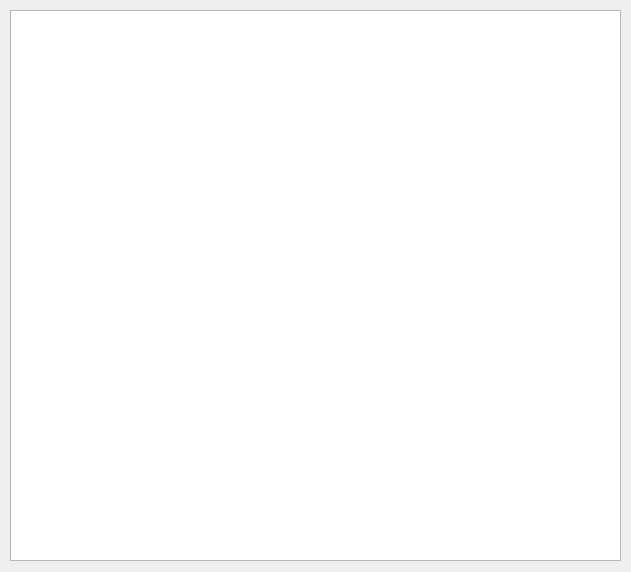
<?xml version="1.0" encoding="UTF-8"?>
<ui version="4.0">
 <class>Graph</class>
 <widget class="QWidget" name="Graph">
  <property name="geometry">
   <rect>
    <x>0</x>
    <y>0</y>
    <width>631</width>
    <height>572</height>
   </rect>
  </property>
  <property name="sizePolicy">
   <sizepolicy hsizetype="Ignored" vsizetype="Ignored">
    <horstretch>0</horstretch>
    <verstretch>0</verstretch>
   </sizepolicy>
  </property>
  <property name="maximumSize">
   <size>
    <width>650</width>
    <height>650</height>
   </size>
  </property>
  <property name="windowTitle">
   <string>Form</string>
  </property>
  <widget class="QCustomPlot" name="graphicsView">
   <property name="geometry">
    <rect>
     <x>10</x>
     <y>10</y>
     <width>611</width>
     <height>551</height>
    </rect>
   </property>
  </widget>
 </widget>
 <customwidgets>
  <customwidget>
   <class>QCustomPlot</class>
   <extends>QGraphicsView</extends>
   <header location="global">qcustomplot.h</header>
  </customwidget>
 </customwidgets>
 <resources/>
 <connections/>
</ui>
